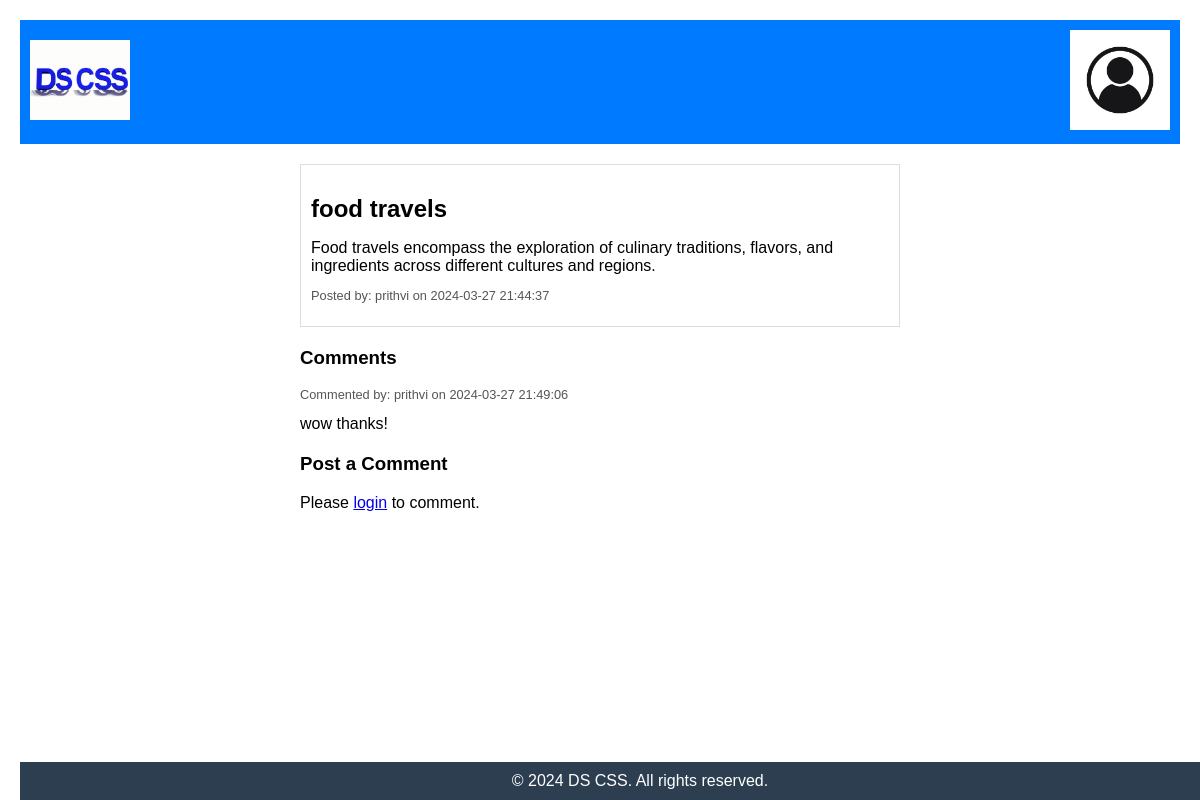
Page /PostFurtherDetail.php?threadId=7 on the committed database.
### tables this page shows
CREATE TABLE IF NOT EXISTS `Threads` (
  `ThreadId` int(11) NOT NULL,
  `Title` varchar(255) NOT NULL,
  `Content` text NOT NULL,
  `UserId` int(11) NOT NULL,
  `Time` timestamp NOT NULL DEFAULT CURRENT_TIMESTAMP,
  `ImageId` int(11) DEFAULT NULL
);

CREATE TABLE IF NOT EXISTS `User` (
  `UserId` int(11) NOT NULL,
  `Name` varchar(255) NOT NULL,
  `Email` varchar(255) NOT NULL,
  `Username` varchar(50) NOT NULL,
  `Password` varchar(255) NOT NULL,
  `DOB` date NOT NULL,
  `ImageId` int(11) DEFAULT NULL,
  `Bio` text
);

CREATE TABLE IF NOT EXISTS `Comments` (
  `CommentId` int(11) NOT NULL,
  `ThreadId` int(11) DEFAULT NULL,
  `Username` varchar(50) NOT NULL,
  `Content` text NOT NULL,
  `Time` timestamp NOT NULL DEFAULT CURRENT_TIMESTAMP
);

### PostFurtherDetail.php (the view, shortened to what this page needs)
<?php
include 'config.php';
if (isset($_GET['threadId'])) {
    $threadId = $_GET['threadId'];
    try {
        $sql = "SELECT Threads.*, User.Username, Images.ImgFile FROM Threads
                INNER JOIN User ON Threads.UserId = User.UserId
                LEFT JOIN Images ON Threads.ImageId = Images.ImageId
                WHERE ThreadId = ?";
        $stmt = $pdo->prepare($sql);
        $stmt->execute([$threadId]);
        if ($stmt->rowCount() > 0) {
            $row = $stmt->fetch(PDO::FETCH_ASSOC);
            $title = $row['Title'];
            $content = $row['Content'];
            $postDate = $row['Time'];
            $username = $row['Username'];
            ?>
            <!DOCTYPE html>
            <html lang="en">
            <head>
                <link rel="stylesheet" href="PostFurtherDetail.css">
            </head>
            <body>
                <header>
                    <a href="home_Page.php">
                        <img src="Logo.png" alt="Logo">
                    </a>
                    <a href="AccountOverview.php">
                        <img src="UserImage.jpeg" alt="User Image Logo Button" id="user-image-logo-button">
                    </a>
                </header>
                <main>
                    <div class="post-container">
                        <div class="post">
                            <h2 class="post-title"><?php echo $title; ?></h2>
                            <p class="post-content"><?php echo $content; ?></p>
                            <p class="post-info">Posted by: <span id="postUsername"><?php echo $username; ?></span> on <span id="postDate"><?php echo $postDate; ?></span></p>
                        </div>
                        <div class="comments-section">
                            <h3>Comments</h3>
                            <?php
                            $sql = "SELECT * FROM Comments WHERE ThreadId = ?";
                            $stmt = $pdo->prepare($sql);
                            $stmt->execute([$threadId]);
                            $comments = $stmt->fetchAll(PDO::FETCH_ASSOC);
                            if ($comments) {
                                foreach ($comments as $comment) {
                                    echo '<div class="comment">';
                                    echo '<p class="comment-info">Commented by: ' . $comment['Username'] . ' on ' . $comment['Time'] . '</p>';
                                    echo '<p class="comment-text">' . $comment['Content'] . '</p>';
                                    echo '</div>';
                                }
                            } else {
                                echo '<p>No comments yet.</p>';
                            }
                            ?>
                        </div>
                        <div class="comment-form">
                            <h3>Post a Comment</h3>
                            <?php if (isset($_SESSION['username'])) : ?>
                                <form id="commentForm" method="POST">
                                    <textarea name="comment" rows="4" required></textarea>
                                    <button type="submit">Post Comment</button>
                                </form>
                            <?php else : ?>
                                <p>Please <a href="login.php">login</a> to comment.</p>
                            <?php endif; ?>
                        </div>
                    </div>
                    <footer>
                        &copy; 2024 DS CSS. All rights reserved.
                    </footer>
                </main>
                </body>
            </html>
            <?php
        } else {
            echo "Post not found.";
        }
    } catch (PDOException $e) {
        echo "Error: " . $e->getMessage();
    }
} else {
    echo "Invalid request.";
}
?>

### PostFurtherDetail.css (style rules this page uses)
body { font-family: Arial, sans-serif; margin: 20px; }
header { display: flex; justify-content: space-between; align-items: center; background-color: #007bff; color: #fff; padding: 10px; }
header img { max-width: 100px; cursor: pointer; }
main { margin: 20px 0; }
.post-container { max-width: 600px; margin: 0 auto; }
.post { border: 1px solid #ddd; padding: 10px; margin-bottom: 20px; }
.post-title { font-size: 1.5em; margin-bottom: 10px; }
.post-content { margin-bottom: 10px; }
.post-info { color: #555; font-size: 0.8em; }
.comment-info { color: #555; font-size: 0.8em; }
.comment-text { margin-top: 5px; }
.comment-form { margin-top: 20px; }
footer { background-color: #2c3e50; color: white; padding: 10px 20px; text-align: center; position: fixed; bottom: 0%; width: 100%; }

### rows in the picture
threads: Title "food travels", Content "Food travels encompass the exploration of culinary traditions, flavors, and ingredients across different cultures and regions.", UserId.Username "prithvi", Time "2024-03-27 21:44:37"
comments: Username "prithvi", Time "2024-03-27 21:49:06", Content "wow thanks!"
